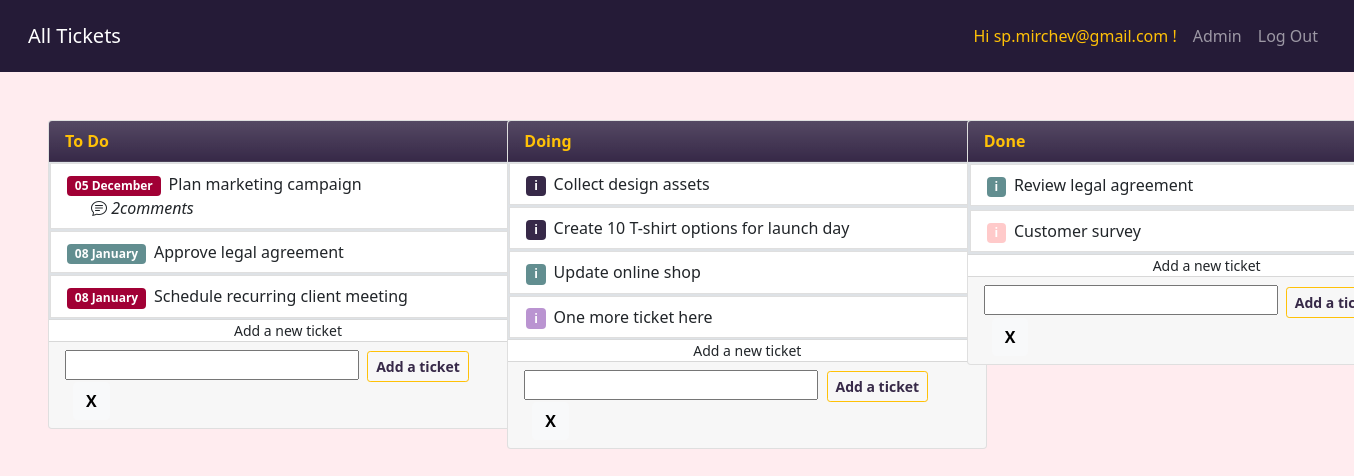
The page / (signed in) on the database its author committed.
### todoapp/models.py (models this page shows)
class User(db.Model, UserMixin):
    __tablename__ = 'users'
    id = db.Column(db.Integer, primary_key=True)
    created_at = db.Column(db.DateTime,  nullable=False,
                           default=datetime.utcnow)
    updated_at = db.Column(db.DateTime,  nullable=False,
                           default=datetime.utcnow, onupdate=datetime.utcnow)
    deleted_at = db.Column(db.DateTime,  nullable=True)
    username = db.Column(db.String(20), unique=True, nullable=False)
    email = db.Column(db.String(120), unique=True, nullable=False)
    password = db.Column(db.String(60), nullable=False)

class Ticket(db.Model, UserMixin):
    __tablename__ = 'tickets'
    id = db.Column(db.Integer, primary_key=True)
    created_at = db.Column(db.DateTime,  nullable=False,
                           default=datetime.utcnow)
    updated_at = db.Column(db.DateTime,  nullable=False,
                           default=datetime.utcnow, onupdate=datetime.utcnow)
    deleted_at = db.Column(db.DateTime,  nullable=True)
    name = db.Column(db.String(250), nullable=False)
    label = db.Column(db.String(250), nullable=False, default='#BA94D1')
    status = db.Column(db.String(250), nullable=False, default='todo')
    comments = db.relationship('Comment', back_populates="ticket")

### todoapp/routes.py (the view)
@app.route("/", methods=['GET', "POST"])
def home():
    done_tickets = []
    doing_tickets = []
    todo_tickets = []
    form = NewTicketForm()
    all_tickets = Ticket.query.all()
    for ticket in all_tickets:
        if ticket.deleted_at == None:
            if ticket.status == 'done':
                done_tickets.append(ticket)
            elif ticket.status == 'doing':
                doing_tickets.append(ticket)
            else:
                todo_tickets.append(ticket)
    form = NewTicketForm()
    if form.validate_on_submit():
        ticket = Ticket(name=form.name.data, status=form.status.data)
        db.session.add(ticket)
        db.session.commit()
        flash(f'Ticket {ticket.name} has been added in {ticket.status}', 'info')
        return redirect(url_for('home'))
    return render_template("home.html", todo_tickets=todo_tickets,  done_tickets=done_tickets, doing_tickets=doing_tickets, form=form, logged_in=current_user.is_authenticated)

### todoapp/forms.py
class NewTicketForm(FlaskForm):
    name = StringField('Name of ticket', validators=[InputRequired('Please enter a name of the ticket')])
    status = HiddenField('Status')

### todoapp/models.py (called while the page is built)
@login_manager.user_loader
def load_user(user_id):
    return User.query.get(int(user_id))

### todoapp/templates/home.html (shortened to what this page needs)
{% extends "layout.html" %} {% import "bootstrap/wtf.html" as wtf %} {% block
body %}
<link
  rel="stylesheet"
  href="https://cdn.jsdelivr.net/npm/bootstrap-icons@1.10.2/font/bootstrap-icons.css"
/>
<div class="row" style="background-color:#FFECEF; height: 100vh;">
    <div class="col-sm-4">
      <div class="card m-5" style="width: 30rem">
        <div class="card-header bg-gradient text-warning fw-bold" style="background-color: #372948">
          To Do
        </div>
        <ul class="list-group list-group-flush bg-light">
          {% for todo_ticket in todo_tickets %}
          <div class="border border-1">
            <a
              {%
              if
              logged_in
              %}
              href="{{ url_for('get_ticket', ticket_id=todo_ticket.id) }}"
              {%
              else
              %}
              href="{{ url_for('login') }}"
              {%
              endif
              %}
              class="list-group-item list-group-item-action"
              ><span class="badge me-2" style="background-color: {{todo_ticket.label}}"
                >{{todo_ticket.created_at.strftime("%d %B")}} </span
              >{{todo_ticket.name}}
              <div>
              {% if todo_ticket.comments|length>0 %}
              <i class="bi bi-chat-text m-4"> {{todo_ticket.comments|length}}comments</i>
              {% endif%}
              </div>
            </a>
          </div>
          {% endfor %}
        </ul>
        <small class="text-center text-link-secondary">
          Add a new ticket
        </small>
        <form class="card-footer" method="POST" action="">
          {{ form.csrf_token }} {{ form.name(size=26, id="myInput",
          required=False) }} {{ form.status(value='todo')}}
          <input
            class="btn btn-outline-warning fw-bold btn-sm ms-1"
            style="color: #372948"
            type="submit"
            value="Add a ticket"
          />
          <a
            onclick="document.getElementById('myInput').value = ''"
            class="btn btn-light fw-bold ms-2"
            >X</a
          >
        </form>
      </div>
    </div>
    <div class="col-sm-4">
      <div class="card m-5" style="width: 30rem">
        <div class="card-header bg-gradient text-warning fw-bold" style="background-color: #372948">
          Doing
        </div>
        <ul class="list-group list-group-flush bg-light">
          {% for doing_ticket in doing_tickets %}
          <div class="border border-1">
            <a
              {%
              if
              logged_in
              %}
              href="{{ url_for('get_ticket', ticket_id=doing_ticket.id) }}"
              {%
              else
              %}
              href="{{ url_for('login') }}"
              {%
              endif
              %}
              class="list-group-item list-group-item-action"
              ><span class="badge me-2" style="background-color: {{doing_ticket.label}}">i</span
              >{{doing_ticket.name}}</a
            >
          </div>
          {% endfor %}
        </ul>
        <small class="text-center text-link-secondary">
          Add a new ticket
        </small>
        <form class="card-footer" method="POST" action="">
          {{ form.csrf_token }} {{ form.name(size=26, id="myInput2" ) }} {{
          <input
            class="btn btn-outline-warning fw-bold btn-sm ms-1"
            style="color: #372948"
            type="submit"
            value="Add a ticket"
          />
          <a
            onclick="document.getElementById('myInput2').value = ''"
            class="btn btn-light fw-bold ms-2"
            >X</a
          >
        </form>
      </div>
    </div>
    <div class="col-sm-4">
      <div class="card m-5" style="width: 30rem">
        <div class="card-header bg-gradient text-warning fw-bold" style="background-color: #372948">
          Done
        </div>
        <ul class="list-group list-group-flush bg-light">
          {% for done_ticket in done_tickets %}
          <div class="border border-2">
            <a
              {%
              if
              logged_in
              %}
              href="{{ url_for('get_ticket', ticket_id=done_ticket.id) }}"
              {%
              else
              %}
              href="{{ url_for('login') }}"
              {%
              endif
              %}
              class="list-group-item list-group-item-action"
              ><span class="badge me-2" style="background-color: {{done_ticket.label}}">i</span
              >{{done_ticket.name}}</a
            >
          </div>
          {% endfor %}
        </ul>
        <small class="text-center text-link-secondary">
          Add a new ticket
        </small>
        <form class="card-footer" method="POST" action="">
          {{ form.csrf_token }} {{ form.name(size=26, id="myInput3" ) }} {{
          <input
            class="btn btn-outline-warning fw-bold btn-sm ms-1"
            style="color: #372948"
            type="submit"
            value="Add a ticket"
          />
          <a
            onclick="document.getElementById('myInput3').value = ''"
            class="btn btn-light fw-bold ms-2"
            >X</a
          >
        </form>
      </div>
    </div>
  </div>
  {% endblock %}

### todoapp/templates/layout.html (shortened to what this page needs)
<!DOCTYPE html>
<html lang="en">
  <head>
    <link
      href="https://cdn.jsdelivr.net/npm/bootstrap@5.1.3/dist/css/bootstrap.min.css"
      rel="stylesheet"
    />
  </head>
  <body>
    <header class="site-header">
      <nav
        class="navbar fixed-top navbar-expand-lg navbar-dark p-3"
        style="background-color: #251b37"
      >
        <div class="container-fluid">
          <a class="navbar-brand" href="{{url_for('home')}}">All Tickets</a>
          <div class="collapse navbar-collapse" id="navbarSupportedContent">
            <ul class="navbar-nav ms-auto">
              {% if not logged_in %}
              <li class="nav-item">
                <a class="nav-link" href="/register">Register</a>
              </li>
              <li class="nav-item">
                <a class="nav-link" href="/login">Log in</a>
              </li>
              {% else %}
              <li class="nav-item">
                <a class="nav-link text-warning" href="#"
                  >Hi {{current_user.username}} !</a
                >
              </li>
              <li class="nav-item">
                <a class="nav-link" href="#">Admin</a>
              </li>
              <li class="nav-item">
                <a class="nav-link" href="{{ url_for('logout') }}">Log Out</a>
              </li>
              {% endif %}
            </ul>
          </div>
        </div>
      </nav>
    </header>
    <br /><br /><br />
    {% block body %}{% endblock %}
  </body>
</html>

### rows shown on the page
User: username "sp.mirchev@gmail.com"
Ticket: created_at "05 December", name "Plan marketing campaign", comments|length "2"
Ticket: created_at "08 January", name "Approve legal agreement"
Ticket: created_at "08 January", name "Schedule recurring client meeting"
Ticket: name "Collect design assets"
Ticket: name "Create 10 T-shirt options for launch day"
Ticket: name "Update online shop"
Ticket: name "One more ticket here"
Ticket: name "Review legal agreement"
Ticket: name "Customer survey"
